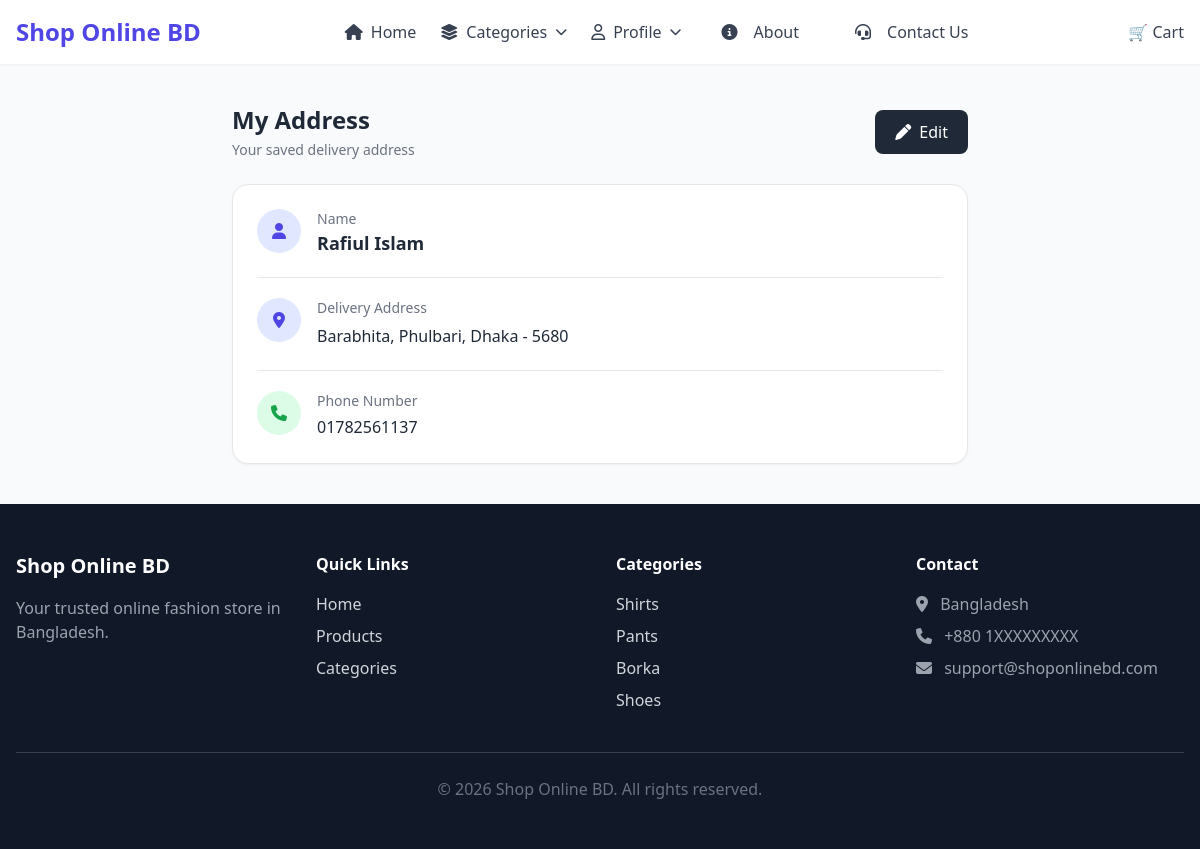
The page /address/ (signed in) on the database its author committed.
### shop/models.py (models this page shows, shortened)
class Customer(models.Model):
    user = models.OneToOneField(User, on_delete=models.CASCADE)
    name = models.CharField(max_length=100)
    district = models.CharField(choices=DISTRICT_CHOICES, max_length=100)
    thana = models.CharField(max_length=100)
    zipcode = models.CharField(max_length=10)
    phone = models.CharField(max_length=15)
    village = models.CharField(max_length=100)

### shop/views.py (the view)
# urls.py: path("address/", views.AddressView.as_view(), name="address"),
class AddressView(View):
    def get(self, request):
        customer = Customer.objects.filter(user=request.user).first()
        return render(request, "shop/address.html", {"customer": customer})

### shop/context_processors.py (called while the page is built)
def cart_count(request):
    if request.user.is_authenticated:
        cart = Cart.objects.filter(user=request.user).first()
        if cart:
            count = sum(item.quantity for item in cart.items.all())
            return {"cart_count": count}
    return {"cart_count": 0}

### templates/shop/address.html (shortened to what this page needs)
{% extends "shop/base.html" %}
{% block content %}
<!DOCTYPE html>
<html lang="en">
    <head>
        <script src="https://cdn.tailwindcss.com"></script>
        <link
            rel="stylesheet"
            href="https://cdnjs.cloudflare.com/ajax/libs/font-awesome/6.5.2/css/all.min.css">
    </head>
    <body class="bg-gray-100 min-h-screen">
        <div class="max-w-3xl mx-auto px-4 py-10">
            <div class="flex items-center justify-between mb-6">
                <div>
                    <h1 class="text-2xl font-bold text-gray-800">
                        My Address
                    </h1>
                    <p class="text-gray-500 text-sm mt-1">
                        Your saved delivery address
                    </p>
                </div>
                <a
                    href="{% url 'profile' %}"
                    class="inline-flex items-center gap-2
                       bg-gray-800 hover:bg-gray-900
                       text-white px-5 py-2.5
                       rounded-lg transition">
                    <i class="fa-solid fa-pen"></i>
                    Edit
                </a>
            </div>
            {% if customer %}
            <div
                class="bg-white rounded-2xl shadow-sm border border-gray-200 p-6">
                <div class="flex items-start gap-4 pb-5 border-b">
                    <div class="w-11 h-11 bg-indigo-100 text-indigo-600
                            rounded-full flex items-center justify-center">
                        <i class="fa-solid fa-user"></i>
                    </div>
                    <div>
                        <p class="text-sm text-gray-500">Name</p>
                        <h2 class="text-lg font-semibold text-gray-800">
                            {{ customer.name }}
                        </h2>
                    </div>
                </div>
                <div class="py-5 border-b">
                    <div class="flex items-start gap-4">
                        <div class="w-11 h-11 bg-indigo-100 text-indigo-600
                                rounded-full flex items-center justify-center">
                            <i class="fa-solid fa-location-dot"></i>
                        </div>
                        <div class="flex-1">
                            <p class="text-sm text-gray-500 mb-1">
                                Delivery Address
                            </p>
                            <p class="text-gray-800 leading-7">
                                {{ customer.village }},
                                {{ customer.thana }},
                                {{ customer.district }}
                                {% if customer.zipcode %}
                                - {{ customer.zipcode }}
                                {% endif %}
                            </p>
                        </div>
                    </div>
                </div>
                <div class="pt-5">
                    <div class="flex items-start gap-4">
                        <div class="w-11 h-11 bg-green-100 text-green-600
                                rounded-full flex items-center justify-center">
                            <i class="fa-solid fa-phone"></i>
                        </div>
                        <div>
                            <p class="text-sm text-gray-500">
                                Phone Number
                            </p>
                            <p class="text-gray-800 font-medium mt-1">
                                {{ customer.phone }}
                            </p>
                        </div>
                    </div>
                </div>
            </div>
            {% endif %}
        </div>
    </body>
</html>
{% endblock %}

### rows shown on the page
Customer: name "Rafiul Islam", village "Barabhita", thana "Phulbari", district "Dhaka", zipcode "5680", phone "01782561137"
